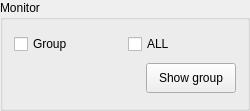
  <widget class="QGroupBox" name="groupBox_monitor">
   <property name="geometry">
    <rect>
     <x>930</x>
     <y>619</y>
     <width>250</width>
     <height>111</height>
    </rect>
   </property>
   <property name="minimumSize">
    <size>
     <width>90</width>
     <height>0</height>
    </size>
   </property>
   <property name="title">
    <string>Monitor</string>
   </property>
   <layout class="QGridLayout" name="gridLayout_8">
    <item row="0" column="0">
     <widget class="QCheckBox" name="checkBox_monitorGSW">
      <property name="sizePolicy">
       <sizepolicy hsizetype="Minimum" vsizetype="Fixed">
        <horstretch>0</horstretch>
        <verstretch>0</verstretch>
       </sizepolicy>
      </property>
      <property name="text">
       <string>Group</string>
      </property>
     </widget>
    </item>
    <item row="0" column="1">
     <widget class="QCheckBox" name="checkBox_monitorASW">
      <property name="sizePolicy">
       <sizepolicy hsizetype="Minimum" vsizetype="Fixed">
        <horstretch>0</horstretch>
        <verstretch>0</verstretch>
       </sizepolicy>
      </property>
      <property name="text">
       <string>ALL</string>
      </property>
     </widget>
    </item>
    <item row="1" column="0" colspan="2">
     <layout class="QHBoxLayout" name="horizontalLayout_2">
      <item>
       <spacer name="horizontalSpacer_3">
        <property name="orientation">
         <enum>Qt::Horizontal</enum>
        </property>
        <property name="sizeHint" stdset="0">
         <size>
          <width>132</width>
          <height>27</height>
         </size>
        </property>
       </spacer>
      </item>
      <item>
       <widget class="QPushButton" name="groupmonitorButton">
        <property name="minimumSize">
         <size>
          <width>90</width>
          <height>30</height>
         </size>
        </property>
        <property name="maximumSize">
         <size>
          <width>90</width>
          <height>30</height>
         </size>
        </property>
        <property name="text">
         <string> Show group </string>
        </property>
       </widget>
      </item>
     </layout>
    </item>
   </layout>
  </widget>
